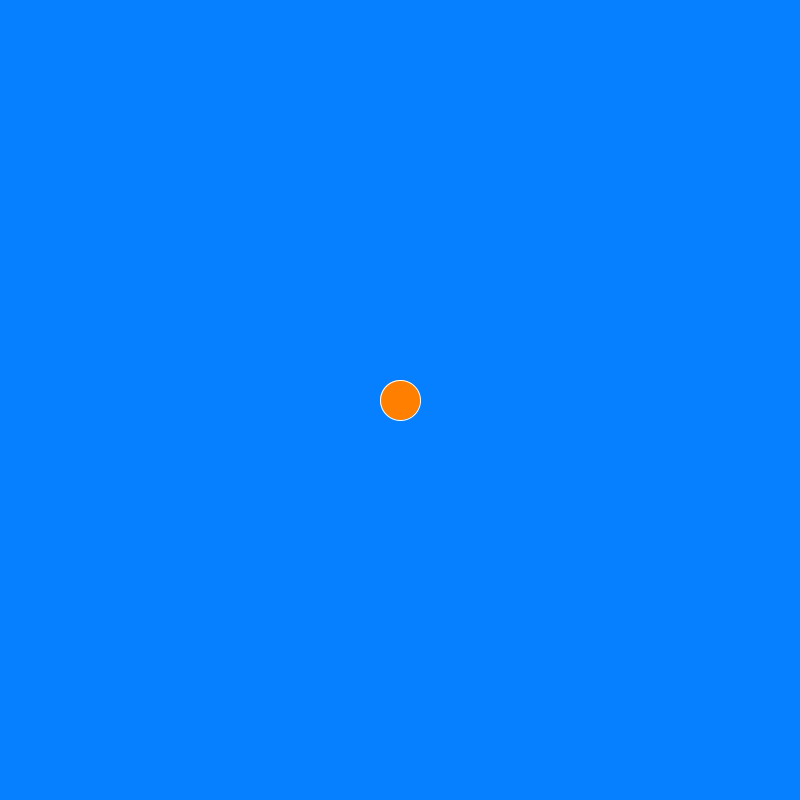
Frame 1 (no input)
Frame 60 (the mouse pressed at the canvas centre just before this capture): identical to frame 1, image omitted
Frame 120 (the mouse held since frame 60 and released just before this capture): identical to frame 1, image omitted

The Processing sketch that drew this single still picture (run headless with seeded random() and noise(); from frame 60 on, the mouse is pressed at the canvas centre):

// Processing sketch: colors
// ── colors.pde
void setup() {
  size(800, 800);
}

void draw() {
  // 1)
  // What is actually a color? how is color represented on a computer screen?
  // Exaplain color spaces: RGB, RGBA, GrayScale, HSB.
  // 2) How to use color. First you chosse the color, then you draw.
  // You can apply colors on three things. Background, contours and inner shape
  // Background
  // 3) How to create color variables
  background(#0780FF);
  // contours
  stroke(255);               // sets the stroke color to white
  //stroke(255, 255, 255);     // identical to the line above
  //stroke(255, 128, 0);       // bright orange (red 255, green 128, blue 0)
  //stroke(#FF8000);           // bright orange as a web color
  //stroke(255, 128, 0, 128);  // bright orange with 50% transparency
  
  // shape
  fill(255, 128, 0);
  circle(width/2, height/2, 40);
}

// 4) Using the HSB color space
// For a complete reference, read carefully this page https://processing.org/reference/colorMode_.html

//void setup() 
//{
//  size(100, 100); 
//  colorMode(HSB, 100);
//  // colorMode(HSB, maxHue, maxSat, maxBright, maxAlpha);
//  // max Hue is in degree, from 0 to 360
  
//  // colorMode(RGB, maxRed, maxGreen, maxBlu, maxAlpha);
//  // max, in RGB space is always 255.

//}

//void draw() {
//  for (int i = 0; i < 100; i++) {
//    for (int j = 0; j < 100; j++) {
//      stroke(i, j, 100);
//      point(i, j);
//    }
//  }
//}
